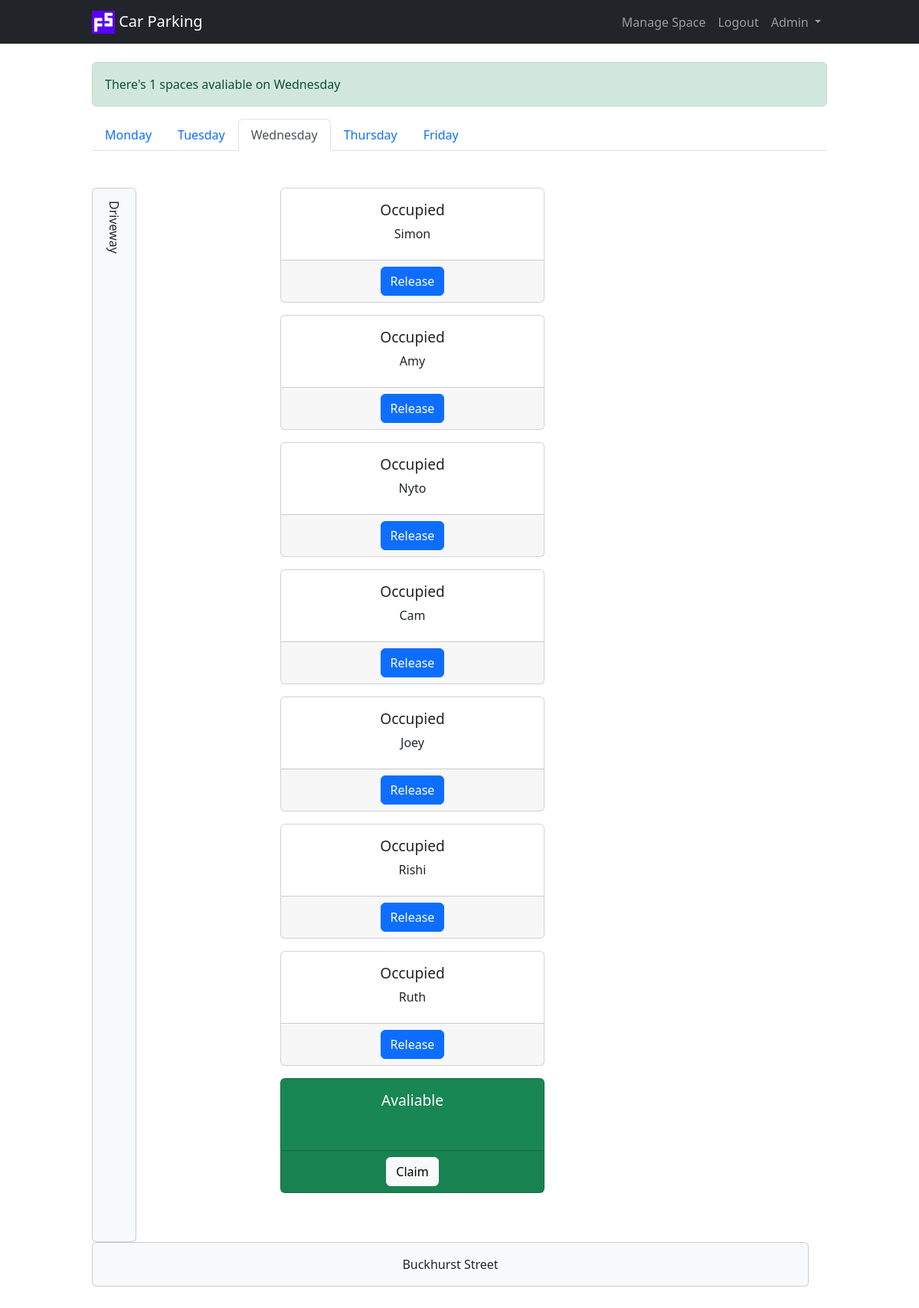
Screenshot of /?day=wednesday (signed in) with the database file from the repository.
### server.py (models this page shows)
class ParkingSpace(db.Model):
    __tablename__ = "parking_spaces"
    id = db.Column(db.Integer, primary_key=True)
    monday = db.Column(db.String(250), nullable=False)
    tuesday = db.Column(db.String(250), nullable=False)
    wednesday = db.Column(db.String(250), nullable=False)
    thursday = db.Column(db.String(250), nullable=False)
    friday = db.Column(db.String(250), nullable=False)
    user_id = db.Column(db.Integer, db.ForeignKey("users.id"))
    user = relationship("User", back_populates="parking_spaces")

### server.py (the view)
@app.route("/")
@member_only
def home():
    if request.args.get("day"):
        current_day = request.args.get("day")
    elif datetime.today().weekday() < 5:
        current_day = datetime.today().strftime('%A').lower()
    else:
        current_day = days[0]
    users = User.query.all()
    spaces = ParkingSpace.query.all()
    num_spaces = len(spaces)
    filter = {current_day:""}
    free_spaces = len(ParkingSpace.query.filter_by(**filter).all())
    if free_spaces > 0:
        flash(f"There's {free_spaces} spaces avaliable on { current_day.capitalize()}", "success")
    else:
        flash(f"There's currently no spaces avaliable on { current_day.capitalize()}", "warning")
    return render_template("index.html", spaces=spaces, users=users, days=days, current_day=current_day, num_spaces=num_spaces)

### server.py (called while the page is built)
@login_manager.user_loader
def load_user(user_id):
    return User.query.get(int(user_id))

def member_only(func):
    @wraps(func)
    def wrapper(*args, **kwargs):
        if current_user.is_authenticated:
            return func(*args, **kwargs)
        else:
            flash("You need to login to book.", "warning")
            return redirect(url_for("login"))
    return wrapper

### templates/index.html (shortened to what this page needs)
{% extends "base.html" %}
{% block content %}
<ul class="nav nav-tabs mb-5 mt-3">
    {% for day in days %}
    {% if day == current_day %}
    <li class="nav-item">
        <a class="nav-link active" aria-current="page" href="{{ url_for('home', day=day) }}">{{ day.capitalize() }}</a>
    </li>
    {% else %}
    <li class="nav-item">
        <a class="nav-link" href="{{ url_for('home', day=day) }}">{{ day.capitalize() }}</a>
    </li>
    {% endif %}
    {% endfor %}
</ul>
<div class="row mb-5">
    <div class="col-3 d-xxl-none d-flex align-items-stretch">
        <div class="card bg-light">
            <div class="card-body mobile-driveway-text">
                Driveway
            </div>
        </div>
    </div>
    <div class="col-9 col-lg-6 col-xxl-12">
        <div class="row mb-5">
            {% for space in spaces %}
            <div class="col-9 col-xxl text-center col-spaces">
                {% if space[current_day] == "" %}
                <div class="card spaces text-bg-success mb-3">
                    {% else %}
                    <div class="card spaces mb-3">
                        {% endif %}
                        <div class="card-body">
                            {% if space[current_day] == "" %}
                            <h5 class="card-title text-wrap">Avaliable</h5>
                            {% else %}
                            <h5 class="card-title text-wrap">Occupied</h5>
                            {% endif %}
                            <p class="card-text text-wrap">{{ space[current_day] }}</p>
                        </div>
                        <div class="card-footer text-center">
                            {% if space[current_day] != "" %}
                                {% if current_user.name == space[current_day] %}
                                <a href="{{ url_for('release_space', id=space.id, day=current_day) }}"
                                class="btn btn-primary">Release</a>
                                {% elif current_user.is_admin %}
                                <a href="{{ url_for('release_space', id=space.id, day=current_day) }}"
                                class="btn btn-primary">Release</a>
                                {% else %}
                                <a href="{{ url_for('release_space', id=space.id, day=current_day) }}"
                                class="btn btn-primary disabled">Release</a>
                                {% endif %}
                            {% else %}
                                <a href="{{ url_for('claim_space', id=space.id, day=current_day) }}" class="btn btn-light">Claim</a>
                            {% endif %}
                        </div>
                    </div>
                </div>
                {% endfor %}
            </div>
        </div>
        <div class="row mb-5 text-center d-xxl-none">
            <div class="col">
                <div class="card bg-light">
                    <div class="card-body">
                        Buckhurst Street
                    </div>
                </div>
            </div>
        </div>
    </div>
    {% endblock %}

### static/css/styles.css (style rules this page uses)
.card.spaces { height:150px; }
.card-title { font-size: 1.2rem; }
.mobile-driveway-text { writing-mode: vertical-lr; }

### rows the page displays
ParkingSpace: shows "Occupied", wednesday "Simon"
ParkingSpace: shows "Occupied", wednesday "Amy"
ParkingSpace: shows "Occupied", wednesday "Nyto"
ParkingSpace: shows "Occupied", wednesday "Cam"
ParkingSpace: shows "Occupied", wednesday "Joey"
ParkingSpace: shows "Occupied", wednesday "Rishi"
ParkingSpace: shows "Occupied", wednesday "Ruth"
ParkingSpace: wednesday "Avaliable"

### other values shown
{{ message }} "There's 1 spaces avaliable on Wednesday"
{{ day.capitalize() }} "Monday" "Tuesday" "Thursday" "Friday"
{{ day.capitalize() }} "Wednesday"
